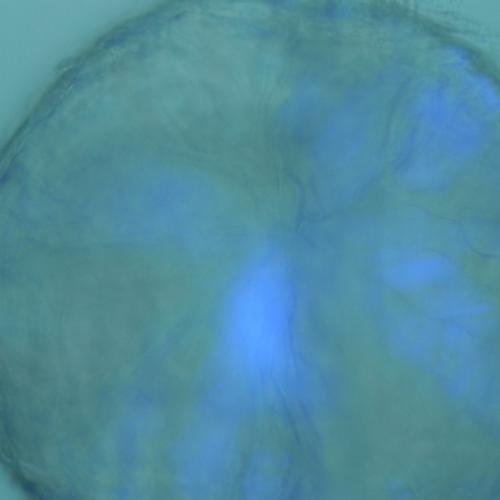
#> input picture output/rgb/M-DMMP- NaBF4-10-6M-1.jpg, 1000 x 1000 px (shown at 1/2 size); its folder holds 5 pictures in this run
$ jupyter execute --allow-errors IRCS_SIFT_TSNE.ipynb
#> lines starting #> are read from the running program, lines starting #| are printed output that depends on the picture
[cell 1]
import pathlib
import cv2
import numpy as np
import matplotlib.pyplot as plt
from sklearn.mixture import GaussianMixture
from skimage.feature import hog

[cell 2]
data_dir = pathlib.Path('./output/rgb')
# data_dir = pathlib.Path('./output/rgb_no_circle_det')
image_count = len(list(data_dir.glob('*.jpg')))
print(image_count)

[cell 3]
from skimage.feature import SIFT
from skimage import exposure
from skimage.color import rgb2gray, gray2rgb

def sift_features_vector(src, image_path, height_map=None):
    src = rgb2gray(src)
    img_adapteq = exposure.equalize_adapthist(src, clip_limit=0.03)
    print(img_adapteq.shape)
    descriptor_extractor = SIFT()
    # descriptor_extractor = ORB(n_keypoints=50)
    descriptor_extractor.detect_and_extract(img_adapteq)
    keypoints = descriptor_extractor.keypoints
    descriptors = descriptor_extractor.descriptors

    # random select 100 keypoints
    # random_keypoints = np.random.randint(0, len(keypoints), 200) # DMMP
    random_keypoints = np.random.randint(0, len(keypoints), 500) # MP
    # random_keypoints = np.random.randint(0, len(keypoints), 1000) # MP
    keypoints = keypoints[random_keypoints]
    descriptors = descriptors[random_keypoints]

    height_value = []
    if height_map is not None:
        for i in range(len(keypoints)):
            height = height_map[int(keypoints[i][0]), int(keypoints[i][1])]
            height_value.append(height)

    plt.imshow(img_adapteq, cmap='gray')
    plt.scatter(keypoints[:, 1], keypoints[:, 0],
                facecolors='none', edgecolors='r')
    plt.savefig('./output/sift/%s' % (image_path))
    plt.close()
    if height_map is not None:
        descriptors = np.hstack((descriptors, np.array(height_value).reshape(-1, 1)))
    print(descriptors.shape)
    return descriptors

[cell 4]
def generate_height_map(size):
    # Define the radius of the sphere
    # offset = 0
    # offset = 175
    offset = 315
    size = size + 2*offset

    r = 1.0

    # Create a 2D grid of x and y coordinates
    x, y = np.meshgrid(np.linspace(-r, r, size), np.linspace(-r, r, size))

    # Calculate the corresponding z coordinates
    # Note: For points outside the sphere, this will be NaN
    z = np.sqrt(r**2 - x**2 - y**2)

    # We set points outside the sphere to zero height for visualization
    z[np.isnan(z)] = 0

    z = z[offset:size-offset, offset:size-offset]

    return z
# visualise the height map in 3D
height_map = generate_height_map(400)

fig = plt.figure(figsize=(10, 10))
ax = fig.add_subplot(111, projection='3d')

# Create the x, y, and z coordinate arrays. We use
# numpy's broadcasting to do all the hard work for us.
# We could shorten this even more by using np.meshgrid.
x = np.arange(height_map.shape[0])
y = np.arange(height_map.shape[1])
x, y = np.meshgrid(x, y)
z = height_map

# Load the image
import cv2
import matplotlib.pyplot as plt
image = cv2.imread('./output/rgb/M-DMMP- NaBF4-10-6M-1.jpg')
#> image is the input picture: shape (1000, 1000, 3); mean B, G, R 157.8, 139.8, 79.3
image = rgb2gray(image)
#> image: shape (1000, 1000) float64
image = exposure.equalize_adapthist(image, clip_limit=0.03)
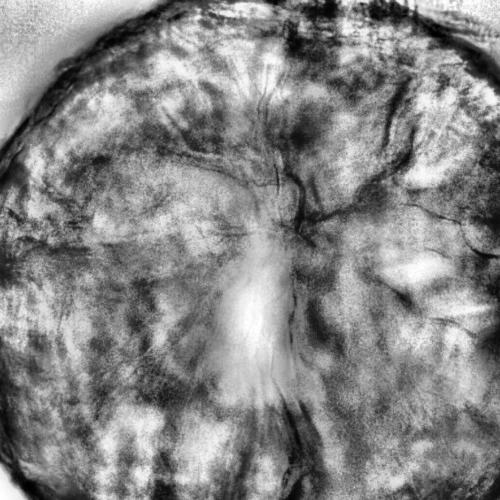
#> image: shape (1000, 1000) float64 (shown at 1/2 size); min 0, max 1, mean 0.526
image = gray2rgb(image)
#> image: shape (1000, 1000, 3) float64
height, width = image.shape[:2]
#> height = 1000; width = 1000
resize_image = cv2.resize(src=image, dsize=(int(width / 2), int(height / 2)))
resize_image = resize_image[50:450, 50:450]
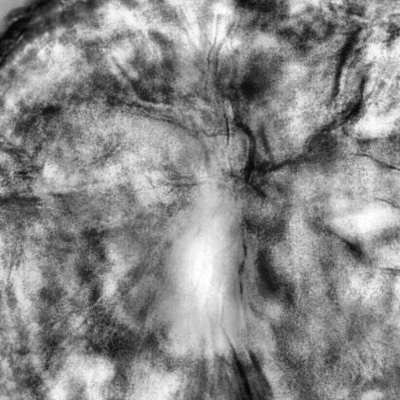
#> resize_image: shape (400, 400, 3) float64; min 0.0264, max 1, mean 0.539

# Map the image to the surface
ax.plot_surface(x, y, z, facecolors=image, shade=False)
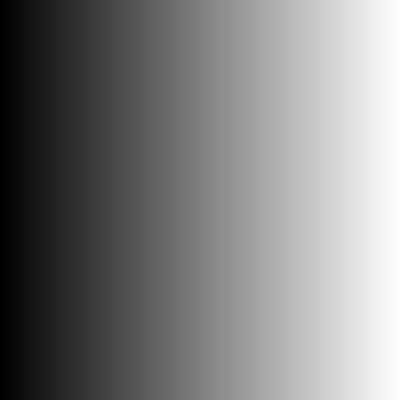
#> x: shape (400, 400) int64; min 0, max 399, mean 199.5; drawn with min black and max white

plt.show()

[cell 5]
import os
from sklearn.model_selection import train_test_split

rotation_aug = False

experiment_with_gray_scale = True

use_entire_dataset = True

load_all_images = False

use_height_map = True

distraction_merge, distraction_merge_to_one, original_merge_to_one = False, False, False
# [5 lines of commented-out code are left out]

os.makedirs('./output/sift', exist_ok=True)

# Data selection
# molecular_imprinting_name = 'DMMP'
molecular_imprinting_name = 'MP'
# molecular_imprinting_name = 'MPA'
x = []
y = []
for path in data_dir.glob('*.jpg'):
    if not load_all_images:
        if path.name.split('-')[1] != molecular_imprinting_name and path.name.split('-')[1].split('(')[0] != molecular_imprinting_name:
                continue
    src = cv2.imread(str(path))
    height, width = src.shape[:2]
    center = (width / 2, height / 2)
    if rotation_aug:
        for i in range(3):
            rotation_matrix = rotate_matrix = cv2.getRotationMatrix2D(center=center, angle=90 * i, scale=1)
            rotated_image = cv2.warpAffine(src=src, M=rotate_matrix, dsize=(width, height))
            resize_image = cv2.resize(src=src, dsize=(int(width / 2), int(height / 2)))
            # crop image 200x200
            resize_image = resize_image[150:350, 150:350]
            if use_height_map:
                height_map = generate_height_map(200)
                resize_image = np.dstack((resize_image.astype(np.float32), height_map))
            feature_vector = sift_features_vector(resize_image, os.path.basename(path))
            x.append(feature_vector)
            y.append(path.name.split('-')[2].replace(' ', ''))
    else:
        resize_image = cv2.resize(src=src, dsize=(int(width / 2), int(height / 2)))
        # crop image 200x200
        resize_image = resize_image[50:450, 50:450]
        if use_height_map:
            height_map = generate_height_map(400)
        else:
            height_map = None
        feature_vector = sift_features_vector(resize_image, os.path.basename(path), height_map=height_map)
        x.append(feature_vector)
        if load_all_images:
            label_name = path.name.split('-')[1].split('(')[0] + '-' + path.name.split('-')[2].replace(' ', '')
            if label_name.split('-')[0] != label_name.split('-')[1]:
                if distraction_merge or distraction_merge_to_one:
                    if distraction_merge_to_one:
                        label_name = 'distraction'
                    else:
                        label_name = label_name.split('-')[0] + '-distraction'
            elif label_name.split('-')[0] == label_name.split('-')[1]:
                if original_merge_to_one :
                    label_name = 'original'
        else:
            if distraction_merge or distraction_merge_to_one:
                if path.name.split('-')[2].split('(')[0] != molecular_imprinting_name:
                    if distraction_merge_to_one:
                        label_name = 'distraction'
                    else:
                        label_name = path.name.split('-')[1].split('(')[0] + '-distraction'
                else:
                    label_name = path.name.split('-')[2].replace(' ', '')
            else:
                label_name = path.name.split('-')[2].replace(' ', '')
        y.append(label_name)

x = np.array(x)
y = np.array(y)
print('data loaded x=%i' % (len(x)))
print('data loaded y=%i' % (len(y)))

[cell 6]
print(x.shape)
print(y.shape)

#> (a cell that did not finish here is left out)

[cell 8]
import matplotlib
import matplotlib.pyplot as plt
import numpy as np

from skimage import data, img_as_float
from skimage import exposure


matplotlib.rcParams['font.size'] = 8


def plot_img_and_hist(image, axes, bins=256):
    """Plot an image along with its histogram and cumulative histogram.

    """
    image = img_as_float(image)
    ax_img, ax_hist = axes
    ax_cdf = ax_hist.twinx()

    # Display image
    ax_img.imshow(image, cmap=plt.cm.gray)
    ax_img.set_axis_off()

    # Display histogram
    ax_hist.hist(image.ravel(), bins=bins, histtype='step', color='black')
    ax_hist.ticklabel_format(axis='y', style='scientific', scilimits=(0, 0))
    ax_hist.set_xlabel('Pixel intensity')
    ax_hist.set_xlim(0, 1)
    ax_hist.set_yticks([])

    # Display cumulative distribution
    img_cdf, bins = exposure.cumulative_distribution(image, bins)
    ax_cdf.plot(bins, img_cdf, 'r')
    ax_cdf.set_yticks([])

    return ax_img, ax_hist, ax_cdf


# Load an example image
img = cv2.imread('./output/rgb/M-DMMP- NaBF4-10-6M-1.jpg')
img = cv2.cvtColor(img, cv2.COLOR_BGR2GRAY)
img = img[200:800, 200:800]
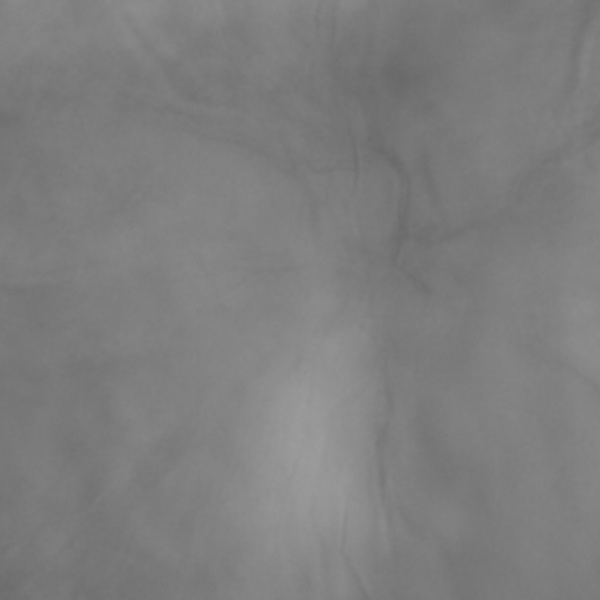
#> img: shape (600, 600); min 104, max 156, mean 126

# Contrast stretching
p2, p98 = np.percentile(img, (2, 98))
#> p2 = 114; p98 = 147
img_rescale = exposure.rescale_intensity(img, in_range=(p2, p98))
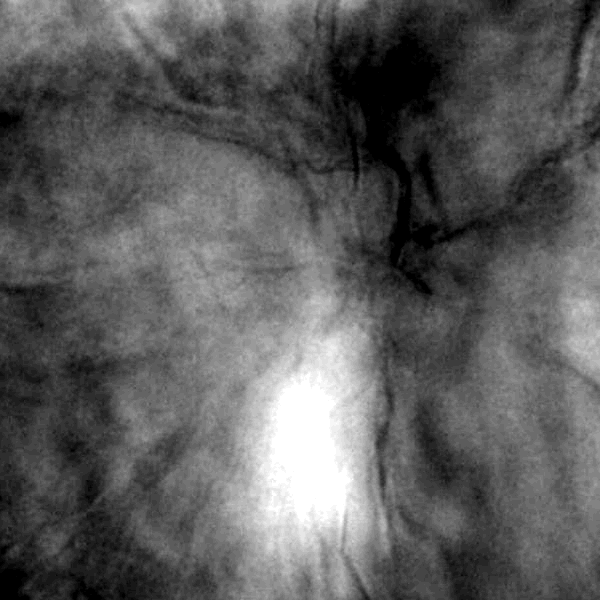
#> img_rescale: shape (600, 600); min 0, max 255, mean 92.2

# Equalization
img_eq = exposure.equalize_hist(img)
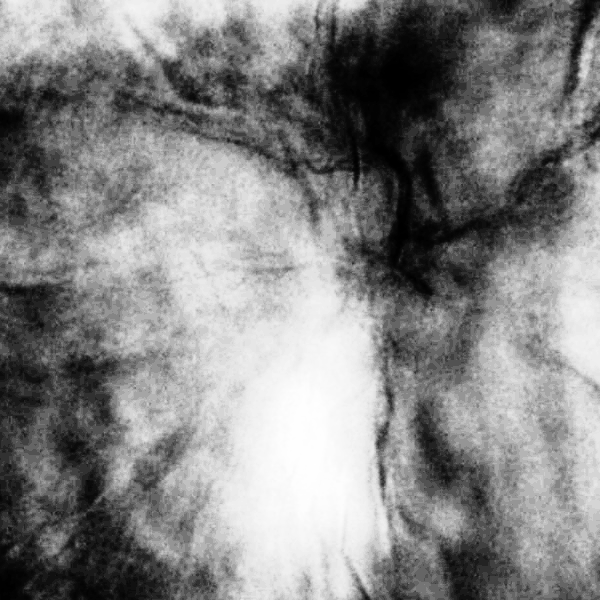
#> img_eq: shape (600, 600) float64; min 2.78e-06, max 1, mean 0.524

# Adaptive Equalization
img_adapteq = exposure.equalize_adapthist(img, clip_limit=0.03)
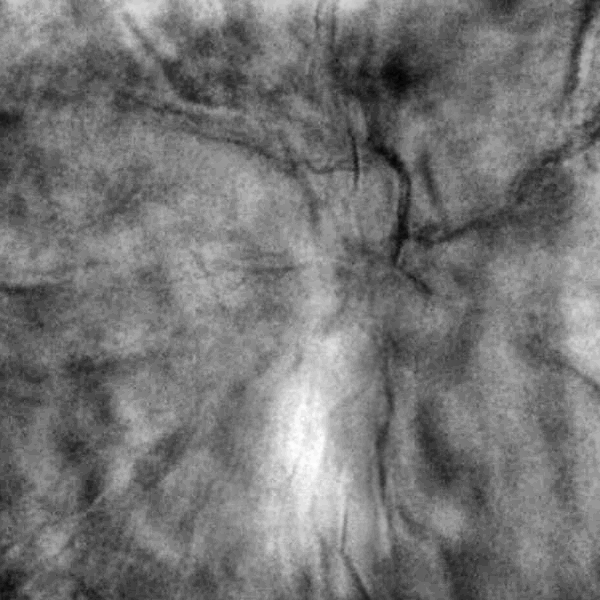
#> img_adapteq: shape (600, 600) float64; min 0, max 1, mean 0.46

# Display results
fig = plt.figure(figsize=(8, 5))
axes = np.zeros((2, 4), dtype=object)
axes[0, 0] = fig.add_subplot(2, 4, 1)
for i in range(1, 4):
    axes[0, i] = fig.add_subplot(2, 4, 1+i, sharex=axes[0,0], sharey=axes[0,0])
for i in range(0, 4):
    axes[1, i] = fig.add_subplot(2, 4, 5+i)

ax_img, ax_hist, ax_cdf = plot_img_and_hist(img, axes[:, 0])
#> in plot_img_and_hist, `img_cdf, bins = exposure.cumulative_distribution(image, bins)`: img_cdf = 256 values from 2.78e-06 to 1; bins = 256 values from 0.408 to 0.611
ax_img.set_title('Low contrast image')

y_min, y_max = ax_hist.get_ylim()
#> y_min = 0; y_max = 27482.7
ax_hist.set_ylabel('Number of pixels')
ax_hist.set_yticks(np.linspace(0, y_max, 5))

ax_img, ax_hist, ax_cdf = plot_img_and_hist(img_rescale, axes[:, 1])
ax_img.set_title('Contrast stretching')

ax_img, ax_hist, ax_cdf = plot_img_and_hist(img_eq, axes[:, 2])
ax_img.set_title('Histogram equalization')

ax_img, ax_hist, ax_cdf = plot_img_and_hist(img_adapteq, axes[:, 3])
ax_img.set_title('Adaptive equalization')

ax_cdf.set_ylabel('Fraction of total intensity')
ax_cdf.set_yticks(np.linspace(0, 1, 5))

# prevent overlap of y-axis labels
fig.tight_layout()
plt.show()
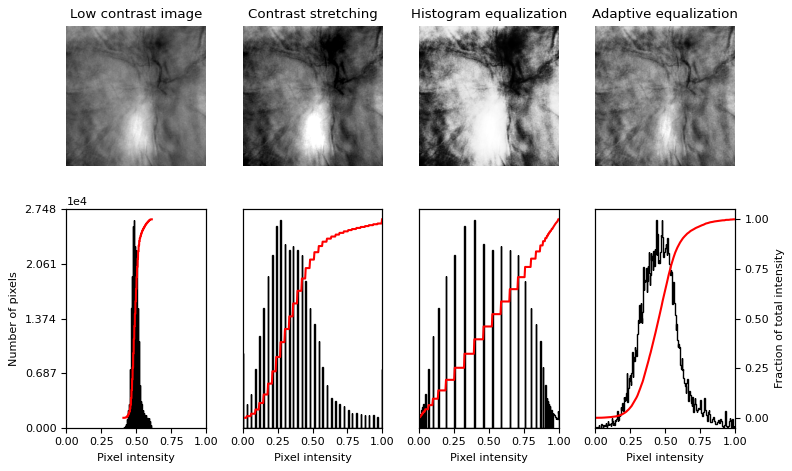
#> figure drawn by matplotlib, 12 panels; panel 12: curve peaks at x = 0.998, y = 1

[cell 9]
from skimage import data
from skimage import transform
from skimage.feature import match_descriptors, ORB, plot_matches
from skimage.color import rgb2gray
import matplotlib.pyplot as plt


# img1 = rgb2gray(data.astronaut())
img1 = img_adapteq
img2 = transform.rotate(img1, 180)
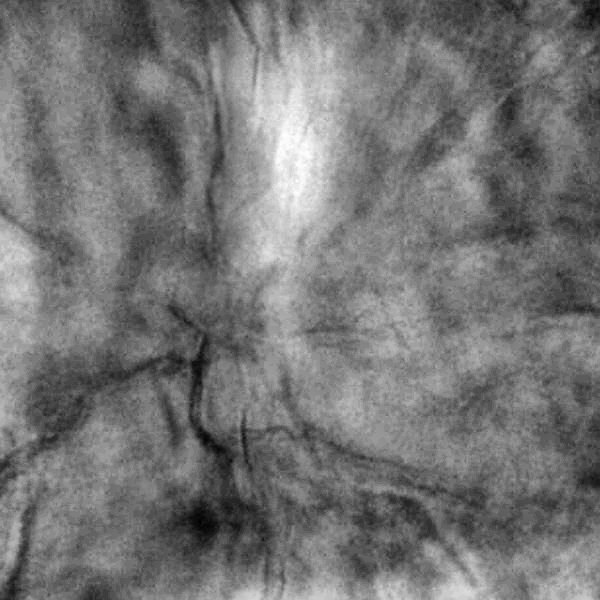
#> img2: shape (600, 600) float64; min 1.37e-15, max 1, mean 0.46
tform = transform.AffineTransform(scale=(1.3, 1.1), rotation=0.5,
                                  translation=(0, -200))
img3 = transform.warp(img1, tform)
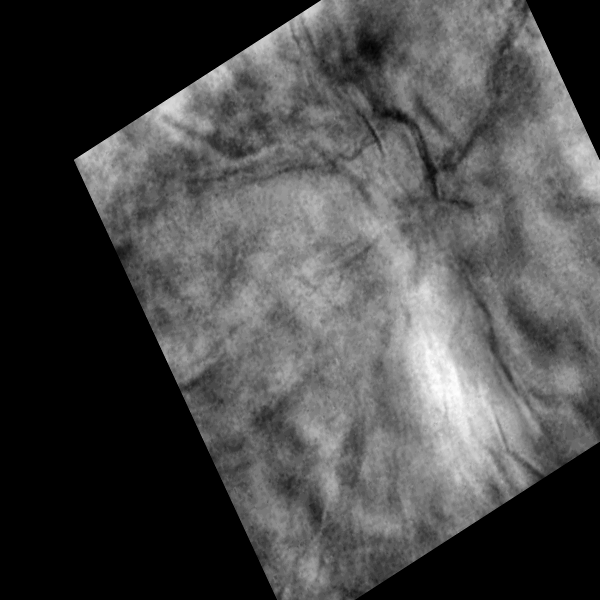
#> img3: shape (600, 600) float64; min 0, max 0.999, mean 0.29

descriptor_extractor = ORB(n_keypoints=200)

descriptor_extractor.detect_and_extract(img1)
keypoints1 = descriptor_extractor.keypoints
descriptors1 = descriptor_extractor.descriptors

descriptor_extractor.detect_and_extract(img2)
keypoints2 = descriptor_extractor.keypoints
descriptors2 = descriptor_extractor.descriptors

descriptor_extractor.detect_and_extract(img3)
keypoints3 = descriptor_extractor.keypoints
descriptors3 = descriptor_extractor.descriptors

matches12 = match_descriptors(descriptors1, descriptors2, cross_check=True)
matches13 = match_descriptors(descriptors1, descriptors3, cross_check=True)

fig, ax = plt.subplots(nrows=2, ncols=1)

plt.gray()

plot_matches(ax[0], img1, img2, keypoints1, keypoints2, matches12)
#> (this line was passed over: skimage is not available in this run)
ax[0].axis('off')
ax[0].set_title("Original Image vs. Transformed Image")

plot_matches(ax[1], img1, img3, keypoints1, keypoints3, matches13)
#> (this line was passed over: skimage is not available in this run)
ax[1].axis('off')
ax[1].set_title("Original Image vs. Transformed Image")


plt.show()

[cell 10]
import matplotlib.pyplot as plt

from skimage import data
from skimage import transform
from skimage.color import rgb2gray
from skimage.feature import match_descriptors, plot_matches, SIFT

# img1 = rgb2gray(data.astronaut())
img1 = img_adapteq
img2 = transform.rotate(img1, 180)
tform = transform.AffineTransform(scale=(1.3, 1.1), rotation=0.5,
                                  translation=(0, -200))
img3 = transform.warp(img1, tform)

descriptor_extractor = SIFT()

descriptor_extractor.detect_and_extract(img1)
keypoints1 = descriptor_extractor.keypoints
descriptors1 = descriptor_extractor.descriptors

descriptor_extractor.detect_and_extract(img2)
keypoints2 = descriptor_extractor.keypoints
descriptors2 = descriptor_extractor.descriptors

descriptor_extractor.detect_and_extract(img3)
keypoints3 = descriptor_extractor.keypoints
descriptors3 = descriptor_extractor.descriptors

matches12 = match_descriptors(descriptors1, descriptors2, max_ratio=0.6,
                              cross_check=True)
matches13 = match_descriptors(descriptors1, descriptors3, max_ratio=0.6,
                              cross_check=True)
fig, ax = plt.subplots(nrows=2, ncols=2, figsize=(11, 8))

plt.gray()

plot_matches(ax[0, 0], img1, img2, keypoints1, keypoints2, matches12)
#> (this line was passed over: skimage is not available in this run)
ax[0, 0].axis('off')
ax[0, 0].set_title("Original Image vs. Flipped Image\n"
                   "(all keypoints and matches)")

plot_matches(ax[1, 0], img1, img3, keypoints1, keypoints3, matches13)
#> (this line was passed over: skimage is not available in this run)
ax[1, 0].axis('off')
ax[1, 0].set_title("Original Image vs. Transformed Image\n"
                   "(all keypoints and matches)")

plot_matches(ax[0, 1], img1, img2, keypoints1, keypoints2, matches12[::15],
             only_matches=True)
#> (this line was passed over: skimage is not available in this run)
ax[0, 1].axis('off')
ax[0, 1].set_title("Original Image vs. Flipped Image\n"
                   "(subset of matches for visibility)")

plot_matches(ax[1, 1], img1, img3, keypoints1, keypoints3, matches13[::15],
             only_matches=True)
#> (this line was passed over: skimage is not available in this run)
